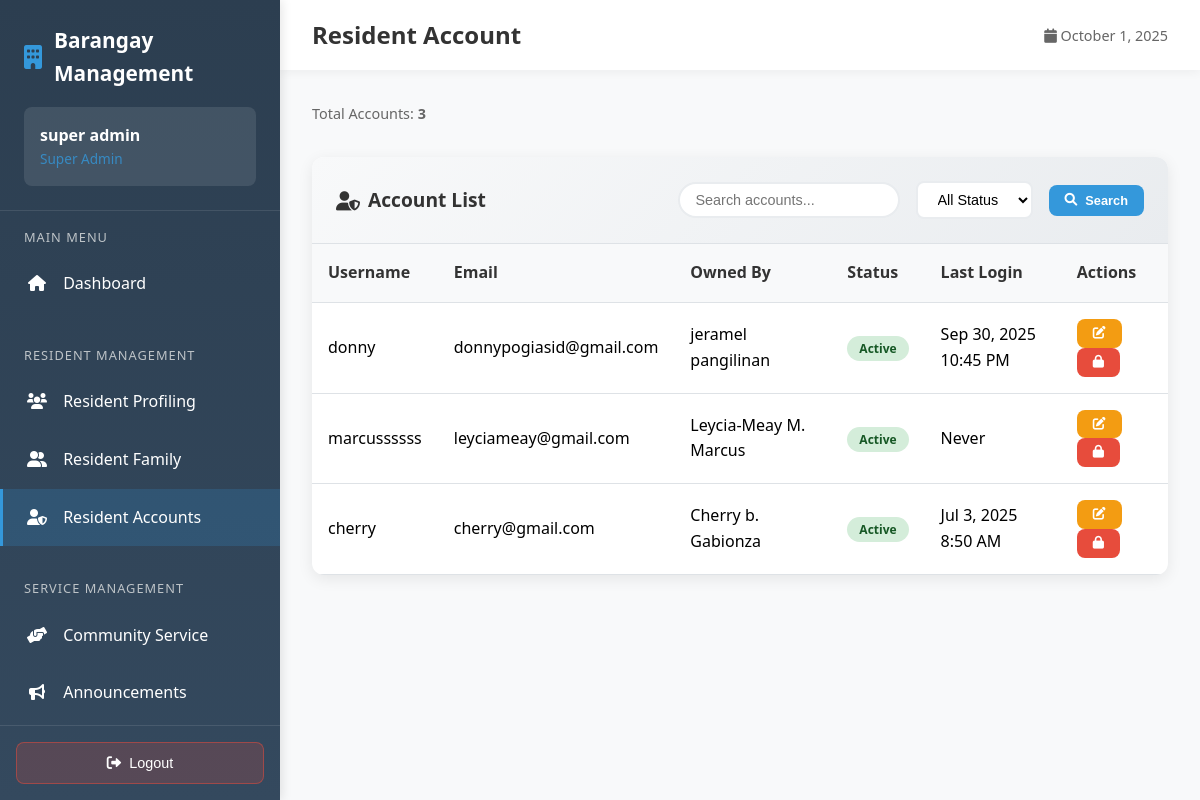
The page /employee/admin/resident_account.php (signed in) on the database its author committed.
### tables this page shows
CREATE TABLE `resident_accounts` (
  `id` int(11) NOT NULL,
  `resident_id` int(11) NOT NULL,
  `username` varchar(50) NOT NULL,
  `email` varchar(100) NOT NULL,
  `password` varchar(255) NOT NULL,
  `is_verified` tinyint(1) DEFAULT 0,
  `verification_token` varchar(100) DEFAULT NULL,
  `last_login` datetime DEFAULT NULL,
  `login_attempts` int(11) DEFAULT 0,
  `account_locked` tinyint(1) DEFAULT 0,
  `created_at` timestamp NOT NULL DEFAULT current_timestamp(),
  `updated_at` timestamp NOT NULL DEFAULT current_timestamp() ON UPDATE current_timestamp()
);

CREATE TABLE `residents` (
  `id` int(11) NOT NULL,
  `first_name` varchar(100) NOT NULL,
  `middle_initial` varchar(1) DEFAULT NULL,
  `last_name` varchar(100) NOT NULL,
  `full_name` varchar(255) DEFAULT NULL,
  `suffix` varchar(50) DEFAULT NULL,
  `age` int(11) NOT NULL,
  `contact_number` varchar(20) NOT NULL,
  `zone` enum('Zone 1A','Zone 1B','Zone 2A','Zone 2B','Zone 3A','Zone 3B','Zone 4A','Zone 4B','Zone 5A','Zone 5B','Zone 6A','Zone 6B','Zone 7A','Zone 7B') NOT NULL DEFAULT 'Zone 1A',
  `email` varchar(100) DEFAULT NULL,
  `created_at` timestamp NOT NULL DEFAULT current_timestamp(),
  `updated_at` timestamp NOT NULL DEFAULT current_timestamp() ON UPDATE current_timestamp(),
  `photo_path` varchar(255) DEFAULT NULL,
  `face_descriptor` text DEFAULT NULL,
  `face_embedding` text DEFAULT NULL,
  `face_photo` longtext DEFAULT NULL,
  `liveness_verified` tinyint(1) DEFAULT 0,
  `total_volunteer_hours` decimal(6,1) DEFAULT 0.0,
  `total_volunteer_events` int(11) DEFAULT 0,
  `last_volunteer_date` date DEFAULT NULL,
  `volunteer_status` enum('inactive','active','outstanding') DEFAULT 'inactive',
  `status` varchar(20) NOT NULL DEFAULT 'active'
);

### employee/admin/resident_account.php (the view, shortened to what this page needs)
<?php
require_once '../../config.php';
$search = isset($_GET['search']) ? mysqli_real_escape_string($connection, $_GET['search']) : '';
$page = isset($_GET['page']) ? intval($_GET['page']) : 1;
$records_per_page = 10;
$offset = ($page - 1) * $records_per_page;
$where_conditions = [];
$where_clause = !empty($where_conditions) ? 'WHERE ' . implode(' AND ', $where_conditions) : '';
$count_query = "SELECT COUNT(*) as total FROM resident_accounts ra
                LEFT JOIN residents r ON ra.resident_id = r.id
                $where_clause";
$count_result = mysqli_query($connection, $count_query);
$total_records = mysqli_fetch_assoc($count_result)['total'];
$residents_query = "SELECT ra.*, r.id as resident_number, r.full_name
                   FROM resident_accounts ra
                   LEFT JOIN residents r ON ra.resident_id = r.id
                   $where_clause
                   ORDER BY ra.created_at DESC
                   LIMIT $records_per_page OFFSET $offset";
$residents_result = mysqli_query($connection, $residents_query);
?>
<!DOCTYPE html>
<html lang="en">
<head>
	<link href="https://cdnjs.cloudflare.com/ajax/libs/font-awesome/6.0.0/css/all.min.css" rel="stylesheet">
	<link href="https://cdn.jsdelivr.net/npm/sweetalert2@11.7.32/dist/sweetalert2.min.css" rel="stylesheet">
</head>
<body>
	<nav class="sidebar" id="sidebar">
		<div class="sidebar-header">
			<div class="sidebar-brand">
				<i class="fas fa-building"></i>
				Barangay Management
			</div>
			<div class="user-info">
				<div class="user-name"><?php echo $_SESSION['full_name']; ?></div>
				<div class="user-role">Super Admin</div>
			</div>
		</div>
		<div class="sidebar-nav">
			<div class="nav-section">
				<div class="nav-section-title">Main Menu</div>
				<a href="dashboard.php" class="nav-item">
					<i class="fas fa-home"></i>
					Dashboard
				</a>
			</div>
			<div class="nav-section">
				<div class="nav-section-title">Resident Management</div>
				<a href="resident-profiling.php" class="nav-item">
					<i class="fas fa-users"></i>
					Resident Profiling
				</a>
				 <a href="resident_family.php" class="nav-item">
                    <i class="fas fa-user-friends"></i>
                    Resident Family
                </a>
				<a href="resident_account.php" class="nav-item active">
					<i class="fas fa-user-shield"></i>
					Resident Accounts
				</a>
			</div>
			<div class="nav-section">
				<div class="nav-section-title">Service Management</div>
				<a href="community_service.php" class="nav-item">
					<i class="fas fa-hands-helping"></i>
					Community Service
				</a>
				<a href="announcements.php" class="nav-item">
					<i class="fas fa-bullhorn"></i>
					Announcements
				</a>
				<a href="complaints.php" class="nav-item">
				</a>
			</div>
		</div>
		<div class="logout-section">
            <form action="../../employee/logout.php" method="POST" id="logoutForm" style="width: 100%;">
                <button type="button" class="logout-btn" onclick="handleLogout()">
                    <i class="fas fa-sign-out-alt"></i>
                    Logout
                </button>
            </form>
        </div>
	</nav>
	<div class="main-content">
		<div class="top-bar">
			<h1 class="page-title">Resident Account</h1>
			<div style="display: flex; align-items: center; gap: 1rem;">
				<span style="color: #666; font-size: 0.9rem;">
					<i class="fas fa-calendar"></i> <?php echo date('F j, Y'); ?>
				</span>
			</div>
		</div>
		<div class="content-area">
			<div class="action-buttons">
				<div style="color: #666; font-size: 0.9rem;">
					Total Accounts: <strong><?php echo $total_records; ?></strong>
				</div>
			</div>
			<div class="table-card">
				<div class="table-header">
					<div class="table-title">
						<i class="fas fa-user-shield"></i>
						Account List
					</div>
					<div class="search-filters">
						<form method="GET" style="display: flex; gap: 1rem; align-items: center;">
							<input type="text" name="search" placeholder="Search accounts..."
								   class="search-input" value="<?php echo htmlspecialchars($search); ?>">
							<select name="status" class="filter-select">
								<option value="">All Status</option>
							</select>
							<button type="submit" class="btn btn-primary btn-sm">
								<i class="fas fa-search"></i> Search
							</button>
						</form>
					</div>
				</div>
				<div class="table-responsive">
					<table class="table">
						<thead>
							<tr>
								<th>Username</th>
								<th>Email</th>
								<th>Owned By</th>
								<th>Status</th>
								<th>Last Login</th>
								<th>Actions</th>
							</tr>
						</thead>
						<tbody>
							<?php if (mysqli_num_rows($residents_result) > 0): ?>
								<?php while ($account = mysqli_fetch_assoc($residents_result)): ?>
									<tr>
										<td><?php echo htmlspecialchars($account['username']); ?></td>
										<td><?php echo htmlspecialchars($account['email']); ?></td>
										<td><?php echo htmlspecialchars($account['full_name'] ?? 'N/A'); ?></td>
										<td>
											<span class="status-badge status-<?php echo $account['account_locked'] ? 'inactive' : 'active'; ?>">
												<?php echo $account['account_locked'] ? 'Locked' : 'Active'; ?>
											</span>
										</td>
										<td>
											<?php echo $account['last_login'] ? date('M j, Y g:i A', strtotime($account['last_login'])) : 'Never'; ?>
										</td>
										<td>
											<button class="btn btn-warning btn-sm" onclick="editAccount(<?php echo htmlspecialchars(json_encode($account)); ?>)">
												<i class="fas fa-edit"></i>
											</button>
											<?php if ($account['account_locked']): ?>
												<button class="btn btn-success btn-sm" onclick="unlockAccount(<?php echo $account['id']; ?>)">
													<i class="fas fa-unlock"></i>
												</button>
											<?php else: ?>
												<button class="btn btn-danger btn-sm" onclick="lockAccount(<?php echo $account['id']; ?>)">
													<i class="fas fa-lock"></i>
												</button>
											<?php endif; ?>
										</td>
									</tr>
								<?php endwhile; ?>
							<?php endif; ?>
						</tbody>
					</table>
				</div>
			</div>
		</div>
	</div>
</body>
</html>

### employee/admin/resident_account.php (style rules this page uses)
* { margin: 0; padding: 0; box-sizing: border-box; }
body { font-family: 'Segoe UI', Tahoma, Geneva, Verdana, sans-serif; background: #f8f9fa; line-height: 1.6; overflow-x: hidden; }
.sidebar { position: fixed; left: 0; top: 0; width: 280px; height: 100vh; background: linear-gradient(180deg, #2c3e50 0%, #34495e 100%); color: white; transition: transform 0.3s ease; z-index: 1000; box-shadow: 2px 0 10px rgba(0,0,0,0.1); display: flex; flex-direction: column; }
.sidebar-header { padding: 1.5rem; border-bottom: 1px solid rgba(255,255,255,0.1); flex-shrink: 0; }
.sidebar-brand { display: flex; align-items: center; font-size: 1.3rem; font-weight: bold; margin-bottom: 0.5rem; }
.sidebar-brand i { margin-right: 12px; font-size: 1.5rem; color: #3498db; }
.user-info { margin-top: 1rem; padding: 1rem; background: rgba(255,255,255,0.1); border-radius: 8px; }
.user-name { font-weight: bold; font-size: 1rem; }
.user-role { font-size: 0.85rem; opacity: 0.8; color: #3498db; }
.sidebar-nav { padding: 1rem 0; flex: 1; overflow-y: auto; }
.nav-section { margin-bottom: 2rem; }
.nav-section-title { padding: 0 1.5rem; font-size: 0.8rem; text-transform: uppercase; letter-spacing: 1px; color: #bdc3c7; margin-bottom: 0.5rem; }
.nav-item { display: block; padding: 1rem 1.5rem; color: white; text-decoration: none; transition: all 0.3s ease; position: relative; border-left: 3px solid transparent; }
.nav-item.active { background: rgba(52, 152, 219, 0.2); border-left-color: #3498db; }
.nav-item i { margin-right: 12px; width: 20px; text-align: center; }
.logout-section { padding: 1rem; border-top: 1px solid rgba(255,255,255,0.1); flex-shrink: 0; margin-top: auto; }
.logout-btn { width: 100%; background: rgba(231, 76, 60, 0.2); color: white; border: 1px solid rgba(231, 76, 60, 0.5); padding: 0.75rem; border-radius: 8px; cursor: pointer; transition: all 0.3s ease; font-size: 0.9rem; display: flex; align-items: center; justify-content: center; gap: 0.5rem; }
.main-content { margin-left: 280px; min-height: 100vh; transition: margin-left 0.3s ease; }
.top-bar { background: white; padding: 1rem 2rem; box-shadow: 0 2px 10px rgba(0,0,0,0.05); display: flex; justify-content: space-between; align-items: center; }
.page-title { font-size: 1.5rem; color: #333; font-weight: 600; }
.content-area { padding: 2rem; }
.btn { padding: 0.75rem 1.5rem; border: none; border-radius: 8px; cursor: pointer; font-size: 0.9rem; font-weight: 600; transition: all 0.3s ease; display: inline-flex; align-items: center; gap: 0.5rem; text-decoration: none; }
.btn-primary { background: #3498db; color: white; }
.btn-warning { background: #f39c12; color: white; }
.btn-danger { background: #e74c3c; color: white; }
.btn-sm { padding: 0.5rem 1rem; font-size: 0.8rem; }
.table-card { background: white; border-radius: 12px; box-shadow: 0 4px 15px rgba(0,0,0,0.08); overflow: hidden; }
.table-header { padding: 1.5rem; background: linear-gradient(135deg, #f8f9fa 0%, #e9ecef 100%); border-bottom: 1px solid #dee2e6; display: flex; justify-content: space-between; align-items: center; flex-wrap: wrap; gap: 1rem; }
.table-title { font-size: 1.2rem; font-weight: 600; color: #333; display: flex; align-items: center; gap: 0.5rem; }
.search-filters { display: flex; gap: 1rem; align-items: center; flex-wrap: wrap; }
.search-input { padding: 0.5rem 1rem; border: 2px solid #e9ecef; border-radius: 25px; font-size: 0.9rem; min-width: 200px; }
.filter-select { padding: 0.5rem 1rem; border: 2px solid #e9ecef; border-radius: 8px; font-size: 0.9rem; background: white; }
.table-responsive { overflow-x: auto; }
.table { width: 100%; border-collapse: collapse; }
.table th, .table td { padding: 1rem; text-align: left; border-bottom: 1px solid #dee2e6; }
.table th { background: #f8f9fa; font-weight: 600; color: #333; position: sticky; top: 0; z-index: 10; }
.status-badge { padding: 0.25rem 0.75rem; border-radius: 15px; font-size: 0.75rem; font-weight: bold; text-transform: capitalize; }
.status-active { background: #d4edda; color: #155724; }
.action-buttons { display: flex; justify-content: space-between; align-items: center; margin-bottom: 2rem; flex-wrap: wrap; gap: 1rem; }

### rows shown on the page
resident_accounts: username "donny", email "donnypogiasid@gmail.com", resident.full_name "jeramel pangilinan", account_locked "Active", last_login "Sep 30, 2025 10:45 PM"
resident_accounts: username "marcussssss", email "leyciameay@gmail.com", resident.full_name "Leycia-Meay M. Marcus", account_locked "Active", shows "Never"
resident_accounts: username "cherry", email "cherry@gmail.com", resident.full_name "Cherry b. Gabionza", account_locked "Active", last_login "Jul 3, 2025 8:50 AM"

### other values the page prints
$_SESSION['full_name'] "super admin"
$total_records "3"
